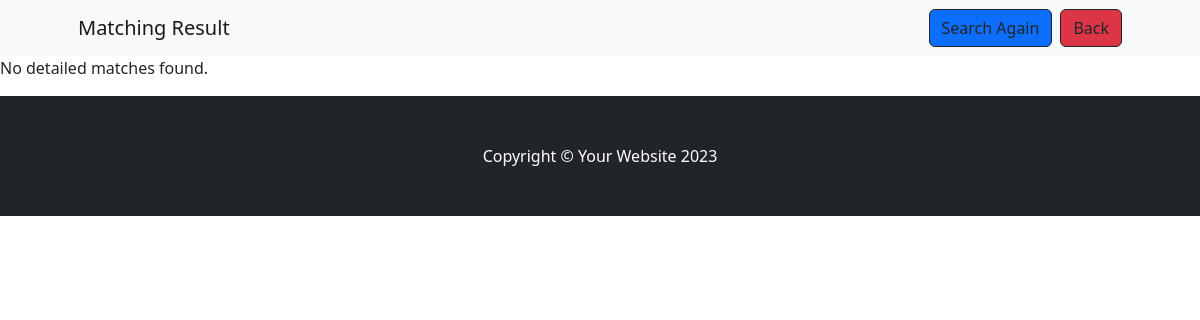
Page /search (signed in) on the earlier database version.
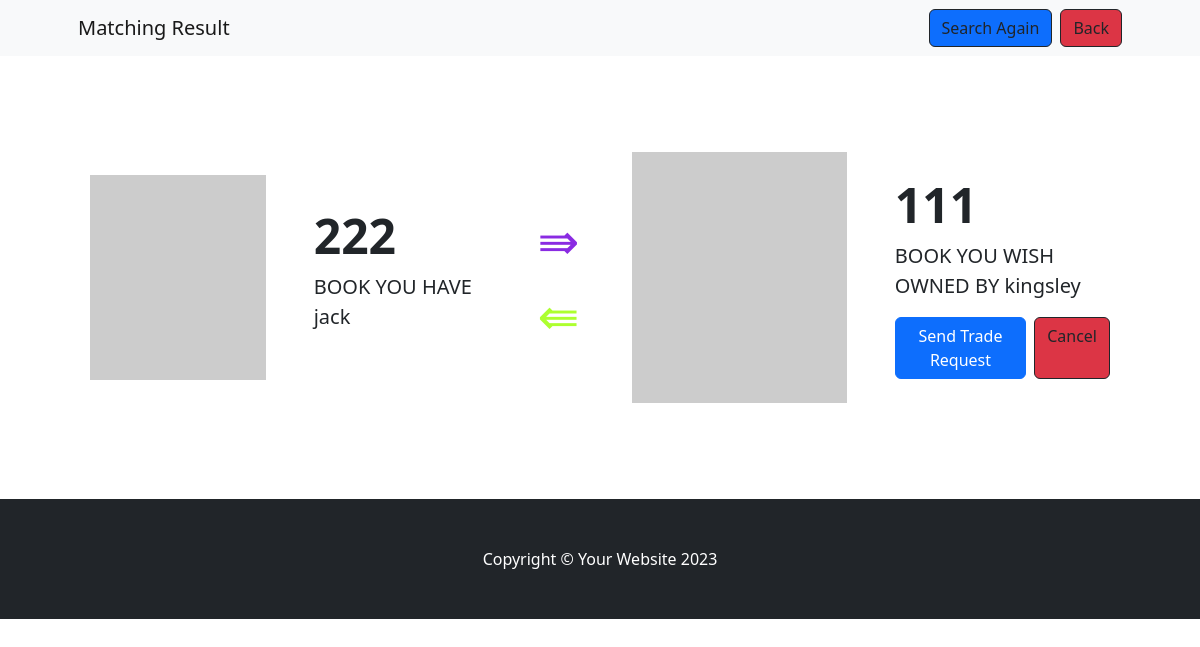
Same page on the later database version.
### main.py (models this page shows)
class OwnBook(db.Model):
    __tablename__ = "ownbooks"
    id = db.Column(db.Integer, primary_key=True)
    title = db.Column(db.String(250))
    author = db.Column(db.String(250))
    ISBN = db.Column(db.String(250))
    user_id = db.Column(db.Integer, db.ForeignKey('users.id'))

class User(UserMixin, db.Model):
    __tablename__ = "users"
    id = db.Column(db.Integer, primary_key=True)
    email = db.Column(db.String(100), unique=True)
    password = db.Column(db.String(100))
    name = db.Column(db.String(100))
    wishbook = relationship('WishBook')
    ownhbook = relationship('OwnBook')
    sent_messages = db.relationship('Message', foreign_keys='Message.sender_id', backref='sender', lazy='dynamic')
    received_messages = db.relationship('Message', foreign_keys='Message.recipient_id', backref='recipient', lazy='dynamic')

class WishBook(db.Model):
    __tablename__ = "wishbooks"
    id = db.Column(db.Integer, primary_key=True)
    title = db.Column(db.String(250))
    author = db.Column(db.String(250))
    ISBN = db.Column(db.String(250))
    user_id = db.Column(db.Integer, db.ForeignKey('users.id'))

### main.py (the view)
@app.route('/search')
def search():
    OwnBookAlias1 = aliased(OwnBook)
    WishBookAlias1 = aliased(WishBook)
    UserAlias1 = aliased(User)
    OwnBookAlias2 = aliased(OwnBook)
    WishBookAlias2 = aliased(WishBook)
    UserAlias2 = aliased(User)
    current_user_id = current_user.id
    matches = db.session.query(
        UserAlias1.id.label("owner1_id"),
        UserAlias1.name.label("owner1_name"),
        OwnBookAlias1.title.label("owned1_title"),
        WishBookAlias1.title.label("wish1_title"),
        UserAlias2.id.label("owner2_id"),
        UserAlias2.name.label("owner2_name"),
        OwnBookAlias2.title.label("owned2_title"),
        WishBookAlias2.title.label("wish2_title")
    )\
    .join(OwnBookAlias1, OwnBookAlias1.user_id == UserAlias1.id)\
    .join(WishBookAlias1, OwnBookAlias1.ISBN == WishBookAlias1.ISBN)\
    .join(OwnBookAlias2, OwnBookAlias2.user_id == UserAlias2.id)\
    .join(WishBookAlias2, OwnBookAlias2.ISBN == WishBookAlias2.ISBN)\
    .filter(OwnBookAlias1.user_id != WishBookAlias1.user_id)\
    .filter(OwnBookAlias2.user_id != WishBookAlias2.user_id)\
    .filter(OwnBookAlias1.user_id == WishBookAlias2.user_id)\
    .filter(OwnBookAlias2.user_id == WishBookAlias1.user_id)\
    .filter(UserAlias1.id == current_user_id)\
    .filter(UserAlias2.id != current_user_id).all()
    return render_template("search.html", matches=matches)

### main.py (called while the page is built)
@login_manager.user_loader
def load_user(user_id):
    return db.get_or_404(User, user_id)

### templates/search.html (shortened to what this page needs)
<!DOCTYPE html>
<html lang="en">
    <head>
        <link href="https://cdn.jsdelivr.net/npm/bootstrap-icons@1.5.0/font/bootstrap-icons.css" rel="stylesheet" />
        <link href="../static/css/styles3.css" rel="stylesheet" />
    </head>
    <body>
        <nav class="navbar navbar-expand-lg navbar-light bg-light">
            <div class="container px-4 px-lg-5">
                <a class="navbar-brand" href="#!">Matching Result</a>
                    <form class="d-flex">
                        <div class="text-center"><a class="btn bg-primary btn-outline-dark me-2" href="{{ url_for('searchagain') }}" >Search Again</a></div>
                        <div class="text-center"><a class="btn bg-danger btn-outline-dark" href="{{ url_for('ownlist') }}">Back</a></div>
                    </form>
                </div>
        </nav>
        {% if matches %}
    {% for match in matches %}
        <div class="container my-5">
            <div class="d-flex flex-row justify-content-between align-items-center">
                <section class="py-5 flex-fill">
                    <div class="container px-4 px-lg-5">
                        <div class="row gx-4 gx-lg-5 align-items-center">
                            <div class="col-md-6"><img class="card-img-top mb-5 mb-md-0" src="https://dummyimage.com/600x700/dee2e6/6c757d.jpg" alt="..." /></div>
                            <div class="col-md-6">
                                <h1 class="display-5 fw-bolder">{{ match.owned1_title }}</h1>
                                <p class="lead">BOOK YOU HAVE {{ match.owner1_name }}</p>
                            </div>
                        </div>
                    </div>
                </section>
                <div>
                    <span style="display: inline-block; color: blueviolet;  font-size: 50px;">&rAarr;</span>
                    <span style="display: inline-block; color: greenyellow; font-size: 50px;">&lAarr;</span>
                </div>
                <section class="py-5 flex-fill">
                    <div class="container px-4 px-lg-5">
                        <div class="row gx-4 gx-lg-5 align-items-center">
                            <div class="col-md-6"><img class="card-img-top mb-5 mb-md-0" src="https://dummyimage.com/600x700/dee2e6/6c757d.jpg" alt="..." /></div>
                            <div class="col-md-6">
                                <h1 class="display-5 fw-bolder">{{ match.wish2_title }}</h1>
                                <p class="lead">BOOK YOU WISH OWNED BY {{ match.owner2_name }}</p>
                                <div class="d-flex">
                                    <form action="{{ url_for('send_request') }}" method="post">
                                        <button type="submit" class="btn btn-primary me-2">Send Trade Request</button>
                                    </form>
                                    <a class="btn bg-danger btn-outline-dark" href="{{ url_for('ownlist') }}">Cancel</a>
                                </div>
                            </div>
                        </div>
                    </div>
                </section>
            </div>
        </div>
    {% endfor %}
{% else %}
    <p>No detailed matches found.</p>
{% endif %}
        <footer class="py-5 bg-dark">
            <div class="container"><p class="m-0 text-center text-white">Copyright &copy; Your Website 2023</p></div>
        </footer>
    </body>
</html>

Differences in the rows shown:
added OwnBook: owned1_title "222", owner1_name "jack", wish2_title "111", owner2_name "kingsley"
Other differences:
text no longer shown: "No detailed matches found."
